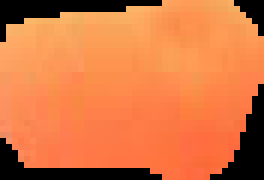
#> input picture Orange_Trained/Orange_015.png, 44 x 30 px (shown 6 times larger); its folder holds only this picture in this run
$ python Padding.py   (older library calls are emulated)
#> lines starting #> are read from the running program, lines starting #| are printed output that depends on the picture
#> further down, im is the input picture: shape (30, 44, 3); mean B, G, R 67, 117.9, 213.1
from PIL import Image, ImageOps
# import cv2 as cv
from os import path
import glob
import cv2 as cv
import numpy as np
import matplotlib.pyplot as plt


def image_module(im):


        old_size = im.size  # old_size[0] is in (width, height) format

        ratio = float(desired_size)/max(old_size)
        new_size = tuple([int(x*ratio) for x in old_size])
        # use thumbnail() or resize() method to resize the input image

        # thumbnail is a in-place operation

        # im.thumbnail(new_size, Image.ANTIALIAS)

        im = im.resize(new_size, Image.ANTIALIAS)
        # create a new image and paste the resized on it

        new_im = Image.new("RGB", (desired_size, desired_size))
        new_im.paste(im, ((desired_size-new_size[0])//2,
                            (desired_size-new_size[1])//2))

        # new_im.show()

        delta_w = desired_size - new_size[0]
        delta_h = desired_size - new_size[1]
        padding = (delta_w//2, delta_h//2, delta_w-(delta_w//2), delta_h-(delta_h//2))
        new_im = ImageOps.expand(im, padding)
        print(new_im.size)
        # new_im.show()
        return new_im

def resize_cv(im):


    old_size = im.shape[:2]  # old_size is in (height, width) format
#> old_size = (30, 44)
    print(old_size)
#| (30, 44)
    ratio = float(desired_size) / max(old_size)
#> ratio = 2.27
    new_size = tuple([int(x * ratio) for x in old_size])
#> new_size = (68, 100)

    # new_size should be in (width, height) format

    im = cv.resize(im, (new_size[1], new_size[0]))
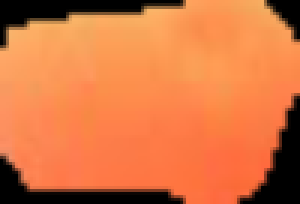
#> im: shape (68, 100, 3) (shown 3 times larger); mean of channels 0, 1, 2 66.9, 117.8, 213.1; drawn as B, G, R

    delta_w = desired_size - new_size[1]
#> delta_w = 0
    delta_h = desired_size - new_size[0]
#> delta_h = 32
    top, bottom = delta_h // 2, delta_h - (delta_h // 2)
#> top = 16; bottom = 16
    left, right = delta_w // 2, delta_w - (delta_w // 2)
#> left = 0; right = 0

    color = [0, 0, 0]
    new_im = cv.copyMakeBorder(im, top, bottom, left, right, cv.BORDER_CONSTANT,
                                value=color)
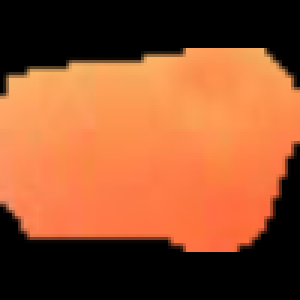
#> new_im: shape (100, 100, 3) (shown 3 times larger); mean of channels 0, 1, 2 45.5, 80.1, 144.9; drawn as B, G, R
    print(new_im.shape[:2])
#| (100, 100)
    # cv.imshow("image", new_im)
    # cv.waitKey(0)
    # cv.destroyAllWindows()
    return new_im


if __name__ == '__main__':
    hb = np.zeros((100, 100),dtype=np.uint8)
    hr = np.zeros((100, 100),dtype=np.uint8)
    hg = np.zeros((100, 100),dtype=np.uint8)
    desired_size = 100
    Folder=0
    if Folder==0:
        path = glob.glob("Orange_Trained/*.png")
    elif Folder ==1:
        path = glob.glob("Green_Trained/*.png")
    elif Folder==2:
        path = glob.glob("Yellow_Trained/*.png")

    for num, img in enumerate(path):
        im = cv.imread(img)
        # im1 = Image.open(img)
        # new = image_module(im1)
        new1 = resize_cv(im)
        if Folder == 0:
            cv.imwrite("Orange_Resize/{}.png".format(num), new1)
        elif Folder == 1:
            cv.imwrite("Green_Resized/{}.png".format(num), new1)
        elif Folder == 2:
            cv.imwrite("Yellow_Resized/{}.png".format(num), new1)

$ run again, on Orange_Trained/Orange_019.png
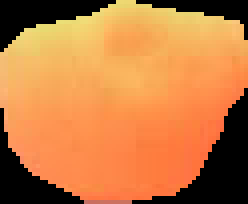
#> input picture Orange_Trained/Orange_019.png, 62 x 51 px (shown 4 times larger)
#> im is the input picture: shape (51, 62, 3); mean B, G, R 66.3, 123.4, 194.3
#| (51, 62)
#> in resize_cv, `im = cv.resize(im, (new_size[1], new_size[0]))`:
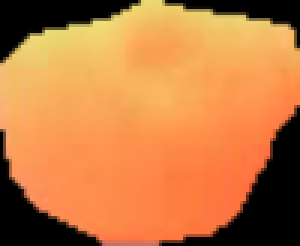
#> im: shape (82, 100, 3) (shown 3 times larger); mean of channels 0, 1, 2 66.2, 123.3, 194.2; drawn as B, G, R
#> in resize_cv, `new_im = cv.copyMakeBorder(im, top, bottom, left, right, cv.BORDER_CON..`:
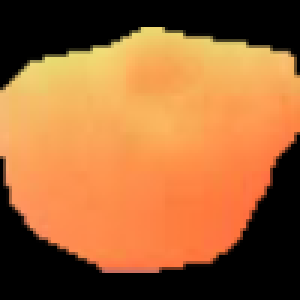
#> new_im: shape (100, 100, 3) (shown 3 times larger); mean of channels 0, 1, 2 54.3, 101.1, 159.3; drawn as B, G, R
#| (100, 100)

$ run again, on Orange_Trained/Orange_020.png
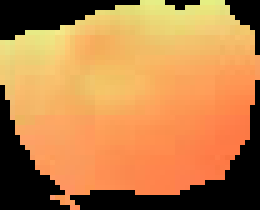
#> input picture Orange_Trained/Orange_020.png, 52 x 42 px (shown 5 times larger)
#> im is the input picture: shape (42, 52, 3); mean B, G, R 72.6, 128.9, 186.8
#| (42, 52)
#> in resize_cv, `im = cv.resize(im, (new_size[1], new_size[0]))`:
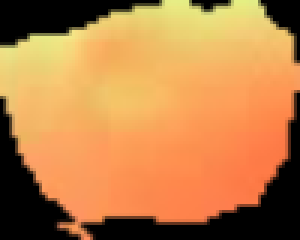
#> im: shape (80, 100, 3) (shown 3 times larger); mean of channels 0, 1, 2 72.6, 128.8, 186.8; drawn as B, G, R
#> in resize_cv, `new_im = cv.copyMakeBorder(im, top, bottom, left, right, cv.BORDER_CON..`:
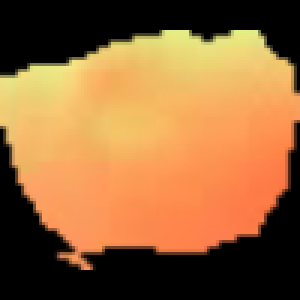
#> new_im: shape (100, 100, 3) (shown 3 times larger); mean of channels 0, 1, 2 58.1, 103.1, 149.4; drawn as B, G, R
#| (100, 100)
